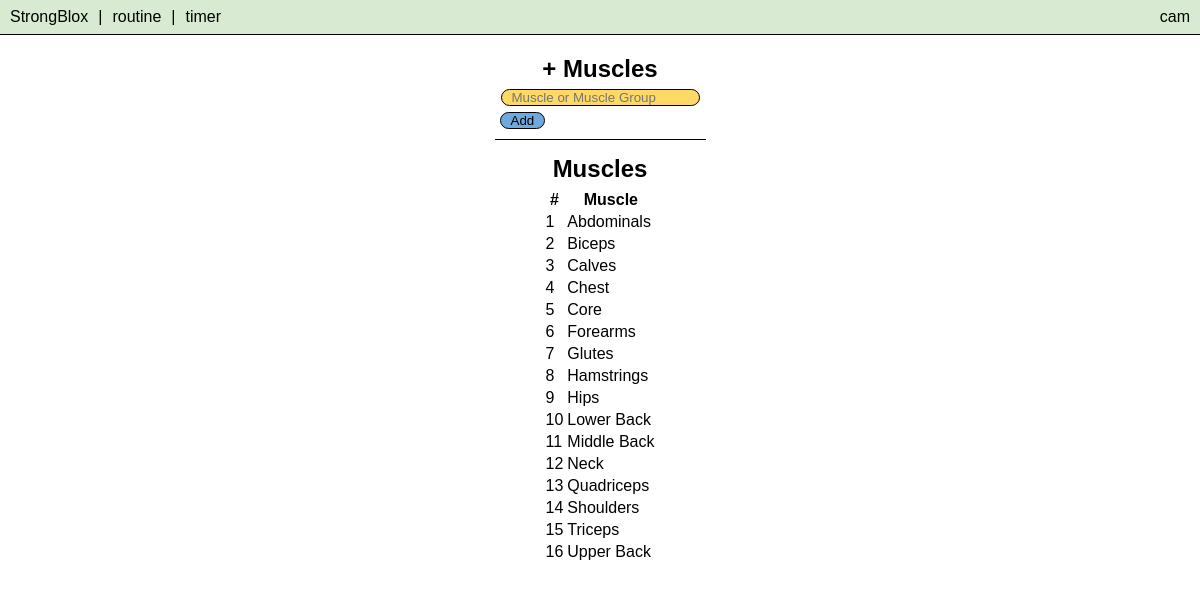
The app's page /muscles (signed in) with its own data.
### tables this page shows
CREATE TABLE muscles (
        muscle_id INTEGER PRIMARY KEY,
        muscle TEXT NOT NULL,
        user_id INTEGER
    );

### app.py (the view)
@app.route("/muscles", methods=["GET", "POST"])
@login_required
def muscles():
    if request.method == "POST":
        muscle = request.form.get("muscle")
        db = sqlite3.connect("workouts.db")
        cur = db.cursor()
        cur.execute("INSERT INTO muscles (muscle, user_id) VALUES(?,?)", (muscle, session["user_id"]))
        db.commit()
        db.close()
        return redirect("/muscles")
    else:
        db = sqlite3.connect("workouts.db")
        db.row_factory = sqlite3.Row
        cur = db.cursor()
        cur.execute("SELECT * FROM muscles WHERE user_id IS NULL OR user_id = ? ORDER BY muscle", (session["user_id"],))
        muscles = cur.fetchall()
        return render_template("muscles.html", muscles=muscles)

### app.py (called while the page is built)
def login_required(f):
    @wraps(f)
    def decorated_function(*args, **kwargs):
        if session.get("user_id") is None:
            return redirect("/login")
        return f(*args, **kwargs)
    return decorated_function

@app.after_request
def after_request(response):
    response.headers["Cache-Control"] = "no-cache, no-store, must-revalidate"
    response.headers["Expires"] = 0
    response.headers["Pragma"] = "no-cache"
    return response

### templates/muscles.html (shortened to what this page needs)
{% extends "layout.html" %}
{% block body %}
    <div class="container">
        <div class="section interactive">
            <h2>+ Muscles</h2>
            <form action="/muscles" method="post">
                <input autocomplete="off" autofocus name="muscle" placeholder="Muscle or Muscle Group" type="text">
                <br>
                <input class="lists" type="submit" value="Add">
            </form>
        </div>
        <div class="section data">
            <h2>Muscles</h2>
            <div class="table-responsive">
                <table class="table">
                    <thead>
                        <tr>
                            <th>#</th>
                            <th>Muscle</th>
                        </tr>
                    </thead>
                    <tbody>
                        {% for muscle in muscles %}
                            <tr>
                                <td>{{ muscle.muscle_id }}</td>
                                <td>{{ muscle.muscle }}</td>
                            </tr>
                        {% endfor %}
                    </tbody>
                </table>
            </div>
        </div>
    </div>
{% endblock %}

### static/styles.css (style rules this page uses)
* { font-family: 'Trebuchet MS', sans-serif; }
body { margin: 0px; }
h2 { text-align: center; margin-top: 10px; margin-bottom: 5px; }
.container { margin-bottom: 10px; padding-bottom: 10px; position: relative; width: 100%; overflow: auto; top: 40px; bottom: 0px; left: 50%; transform: translateX(-50%); }
.section { padding: 5px; margin-left: auto; margin-right: auto; width: fit-content; }
.interactive { background-color: white; border-bottom: 1px solid black; }
.data { background-color: white; }
input { background-color: #ffd966; color: black; border: 1px solid black; border-radius: 12px; padding: 0px 10px; margin: 1px; margin-bottom: 5px; }
.lists { margin-left: auto; margin-right: auto; width: fit-content; background-color: #6fa8dc; }

### records on screen
muscles: muscle_id "1", muscle "Abdominals"
muscles: muscle_id "2", muscle "Biceps"
muscles: muscle_id "3", muscle "Calves"
muscles: muscle_id "4", muscle "Chest"
muscles: muscle_id "5", muscle "Core"
muscles: muscle_id "6", muscle "Forearms"
muscles: muscle_id "7", muscle "Glutes"
muscles: muscle_id "8", muscle "Hamstrings"
muscles: muscle_id "9", muscle "Hips"
muscles: muscle_id "10", muscle "Lower Back"
muscles: muscle_id "11", muscle "Middle Back"
muscles: muscle_id "12", muscle "Neck"
muscles: muscle_id "13", muscle "Quadriceps"
muscles: muscle_id "14", muscle "Shoulders"
muscles: muscle_id "15", muscle "Triceps"
muscles: muscle_id "16", muscle "Upper Back"

### other values on screen
{{ session["username"] }} "cam"
